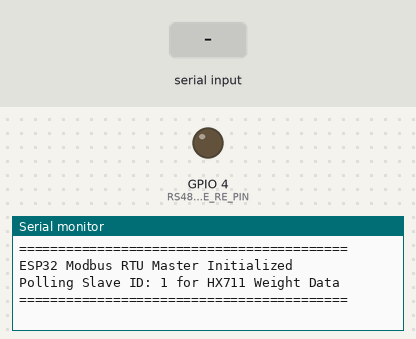
The sketch below on a simulated ESP32. Parts: output pins drawn as LEDs (lit = HIGH), the last lines printed to the serial monitor. The test bench sets the inputs (shaded band).

Above: at 1.2 s.
1.3 s: "t" received over Serial
At 3.1 s:
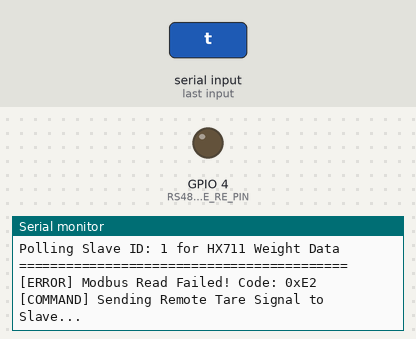
At 5.9 s:
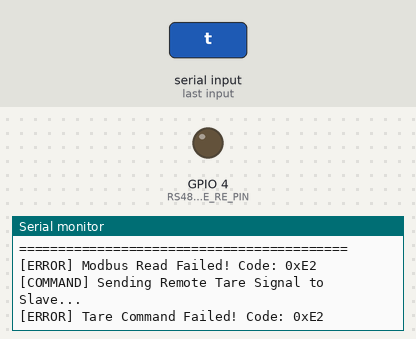

Measured:
- after the input at 1.3 s, the serial monitor: prints a new line after 1.2 s (image 1)

The sketch:

HX711_Modbus_Master.ino
```cpp
#include <Arduino.h>
#include <ModbusMaster.h>

// ==========================================
// PIN CONFIGURATION & HARDWARE ASSIGNMENTS
// ==========================================
// RS485 Transceiver (MAX485) Pins
const uint8_t RS485_RX_PIN    = 16;
const uint8_t RS485_TX_PIN    = 17;
const uint8_t RS485_DE_RE_PIN = 4; // Flow Control Pin

// ==========================================
// MODBUS RTU MASTER CONFIGURATION
// ==========================================
const uint8_t TARGET_SLAVE_ID = 1;
ModbusMaster node;

// Direction Control Callbacks
void preTransmission() {
  digitalWrite(RS485_DE_RE_PIN, HIGH); // Transmit Mode
}

void postTransmission() {
  digitalWrite(RS485_DE_RE_PIN, LOW);  // Receive Mode
}

unsigned long lastPollTime = 0;
const unsigned long POLL_INTERVAL = 500; // Har 500ms baad data request karein

void setup() {
  Serial.begin(115200);

  // Configure Flow Control Pin
  pinMode(RS485_DE_RE_PIN, OUTPUT);
  digitalWrite(RS485_DE_RE_PIN, LOW); // Default: Receive Mode

  // Initialize Hardware Serial 2 for RS485
  Serial2.begin(9600, SERIAL_8N1, RS485_RX_PIN, RS485_TX_PIN);

  // Configure Modbus Node
  node.begin(TARGET_SLAVE_ID, Serial2);
  node.preTransmission(preTransmission);
  node.postTransmission(postTransmission);

  Serial.println("==========================================");
  Serial.println("ESP32 Modbus RTU Master Initialized");
  Serial.println("Polling Slave ID: 1 for HX711 Weight Data");
  Serial.println("==========================================");
}

void loop() {
  if (millis() - lastPollTime >= POLL_INTERVAL) {
    lastPollTime = millis();

    // Slave ID 1 ke holding registers 0 se lekar 4 tak (5 registers) read karein
    uint8_t result = node.readHoldingRegisters(0, 5);

    if (result == node.ku8MBSuccess) {
      // Data unpack karein
      int16_t weight_int   = (int16_t)node.getResponseBuffer(0);
      uint16_t weight_frac = node.getResponseBuffer(1);
      uint16_t adc_high    = node.getResponseBuffer(2);
      uint16_t adc_low     = node.getResponseBuffer(3);

      // Raw ADC aur Final Float Weight construct karein
      int32_t raw_adc = ((int32_t)adc_high << 16) | adc_low;
      float final_weight = (float)weight_int + ((float)weight_frac / 100.0);

      // Telemetry Output
      Serial.printf("[TELEMETRY] Weight: %8.2f g | Raw ADC: %10ld | Status: OK\n",
                    final_weight, raw_adc);
    } else {
      // Communication Error Diagnostics
      Serial.printf("[ERROR] Modbus Read Failed! Code: 0x%02X\n", result);
    }
  }

  // Serial input se remote tare trigger karne ki capability ('t' press karein)
  if (Serial.available()) {
    char cmd = Serial.read();
    if (cmd == 't' || cmd == 'T') {
      Serial.println("[COMMAND] Sending Remote Tare Signal to Slave...");
      // Register 4 par value 1 write karein
      uint8_t writeResult = node.writeSingleRegister(4, 1);
      if (writeResult == node.ku8MBSuccess) {
        Serial.println("[COMMAND] Tare Signal Successfully Acknowledged.");
      } else {
        Serial.printf("[ERROR] Tare Command Failed! Code: 0x%02X\n", writeResult);
      }
    }
  }
}
```
